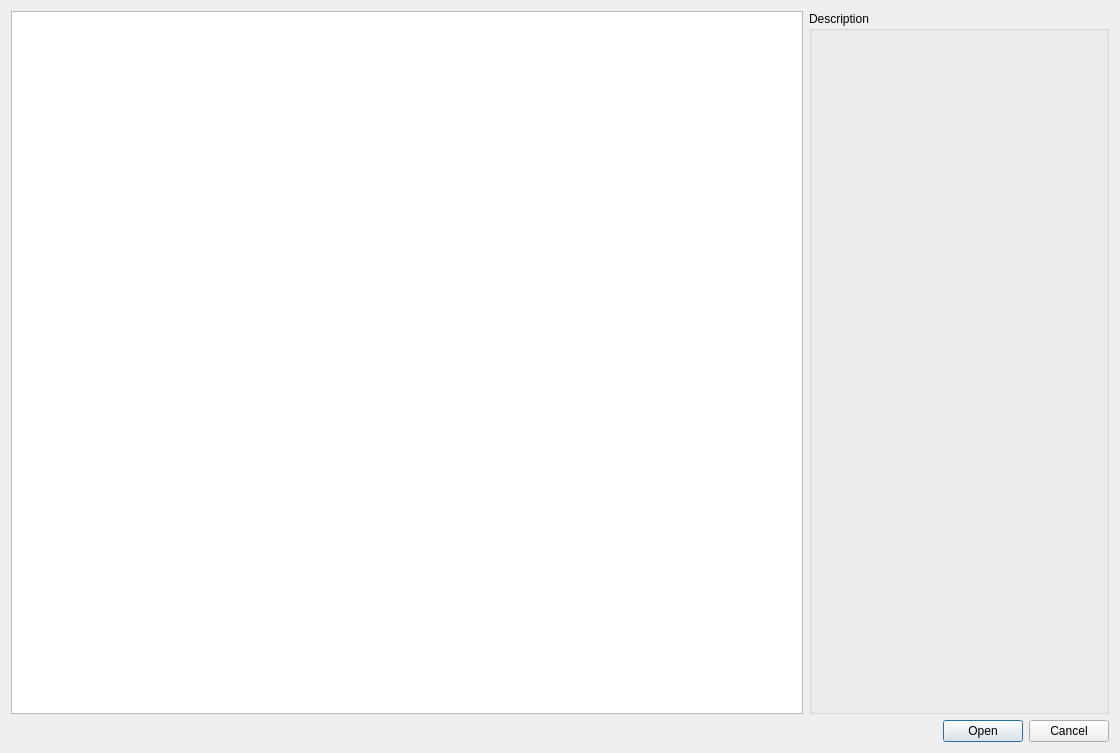
<?xml version="1.0" encoding="UTF-8"?>
<ui version="4.0">
 <class>OperatorSelection</class>
 <widget class="QDialog" name="OperatorSelection">
  <property name="geometry">
   <rect>
    <x>0</x>
    <y>0</y>
    <width>1120</width>
    <height>753</height>
   </rect>
  </property>
  <property name="minimumSize">
   <size>
    <width>1120</width>
    <height>0</height>
   </size>
  </property>
  <property name="windowTitle">
   <string>MainWindow</string>
  </property>
  <layout class="QVBoxLayout" name="verticalLayout">
   <item>
    <layout class="QHBoxLayout" name="horizontalLayout">
     <item>
      <widget class="QListWidget" name="listOperators">
       <property name="font">
        <font>
         <family>Consolas</family>
         <pointsize>12</pointsize>
        </font>
       </property>
       <property name="focusPolicy">
        <enum>Qt::NoFocus</enum>
       </property>
       <property name="autoScroll">
        <bool>false</bool>
       </property>
       <property name="autoScrollMargin">
        <number>1</number>
       </property>
       <property name="editTriggers">
        <set>QAbstractItemView::CurrentChanged|QAbstractItemView::DoubleClicked|QAbstractItemView::EditKeyPressed|QAbstractItemView::SelectedClicked</set>
       </property>
       <property name="showDropIndicator" stdset="0">
        <bool>false</bool>
       </property>
       <property name="iconSize">
        <size>
         <width>250</width>
         <height>150</height>
        </size>
       </property>
       <property name="verticalScrollMode">
        <enum>QAbstractItemView::ScrollPerPixel</enum>
       </property>
       <property name="horizontalScrollMode">
        <enum>QAbstractItemView::ScrollPerPixel</enum>
       </property>
       <property name="movement">
        <enum>QListView::Static</enum>
       </property>
       <property name="resizeMode">
        <enum>QListView::Adjust</enum>
       </property>
       <property name="spacing">
        <number>5</number>
       </property>
       <property name="gridSize">
        <size>
         <width>255</width>
         <height>200</height>
        </size>
       </property>
       <property name="viewMode">
        <enum>QListView::IconMode</enum>
       </property>
       <property name="modelColumn">
        <number>0</number>
       </property>
      </widget>
     </item>
     <item>
      <widget class="QGroupBox" name="webBox">
       <property name="minimumSize">
        <size>
         <width>300</width>
         <height>0</height>
        </size>
       </property>
       <property name="maximumSize">
        <size>
         <width>300</width>
         <height>16777215</height>
        </size>
       </property>
       <property name="layoutDirection">
        <enum>Qt::LeftToRight</enum>
       </property>
       <property name="title">
        <string>Description</string>
       </property>
       <layout class="QHBoxLayout" name="horizontalLayout_3">
        <item>
         <layout class="QHBoxLayout" name="horizontalLayout_2"/>
        </item>
       </layout>
      </widget>
     </item>
    </layout>
   </item>
   <item>
    <widget class="QDialogButtonBox" name="cmdButtons">
     <property name="orientation">
      <enum>Qt::Horizontal</enum>
     </property>
     <property name="standardButtons">
      <set>QDialogButtonBox::Cancel|QDialogButtonBox::Open</set>
     </property>
    </widget>
   </item>
  </layout>
 </widget>
 <resources/>
 <connections/>
</ui>
